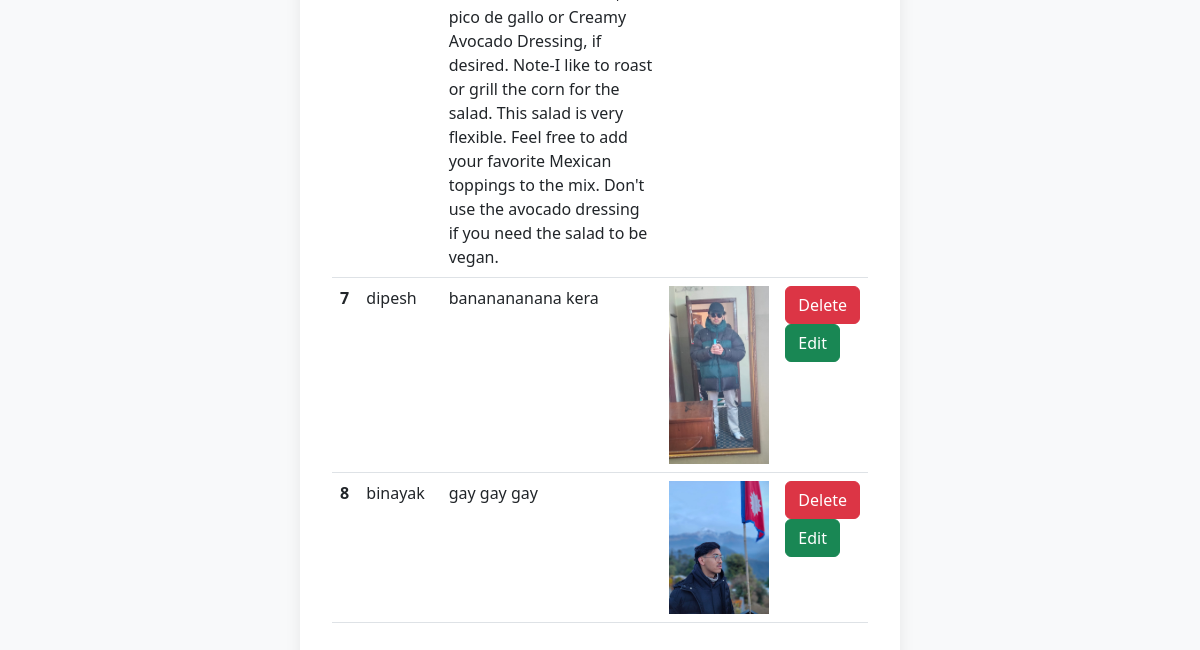
Before: / (lower part) with the older database file.
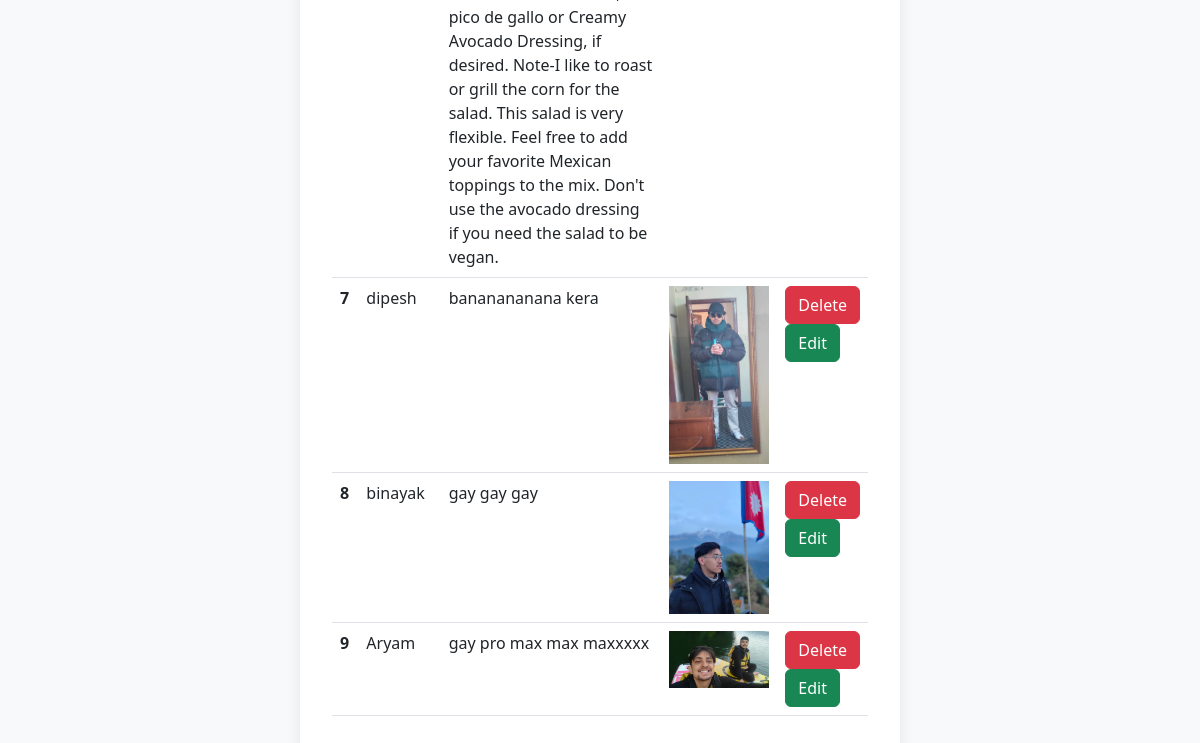
After: the same page with the newer database file.
### vegge/models.py (models this page shows)
class Recipe(models.Model):
    name = models.CharField(max_length=100)
    description = models.TextField()
    image = models.ImageField(upload_to='recipes_img/')

### vegge/views.py (the view, shortened to what this page needs)
# urls.py: path('',recipes, name='recipes'),
def recipes(request):
    queryset = Recipe.objects.all()
    context = {
        'recipes': queryset
    }
    return render(request, 'recipes.html', context)

### vegge/templates/recipes.html (shortened to what this page needs)
<!DOCTYPE html>
<html lang="en">
<head>
    <link rel="stylesheet" href="https://cdn.jsdelivr.net/npm/bootstrap@5.3.0/dist/css/bootstrap.min.css">
</head>
<body>
<div class="container">
    <br>
    <table class="table">
      <tbody>
        {% for recipe in recipes %}
        <tr>
          <th scope="row">{{ recipe.id }}</th>
          <td>{{ recipe.name }}</td>
          <td>{{ recipe.description }}</td>
          <td>
            {% if recipe.image %}
              <img src="{{ recipe.image.url }}" alt="Recipe Image" style="width: 100px; height: auto;">
            {% else %}
              No image
            {% endif %}
          </td>
          <td>
            <form method="POST" action="{% url 'delete_recipe' recipe.id %}">
              <button type="submit" class="btn btn-danger">Delete</button>
            </form>
            <form method="POST" action="{% url 'edit_recipe' recipe.id %}">
              <button type="submit" class="btn btn-success">Edit</button>
            </form>
          </td>
        </tr>
        {% endfor %}
      </tbody>
    </table>
</div>
</body>
</html>

Changed rows visible on the page:
added Recipe: id "9", name "Aryam", description "gay pro max max maxxxxx", image (picture)
